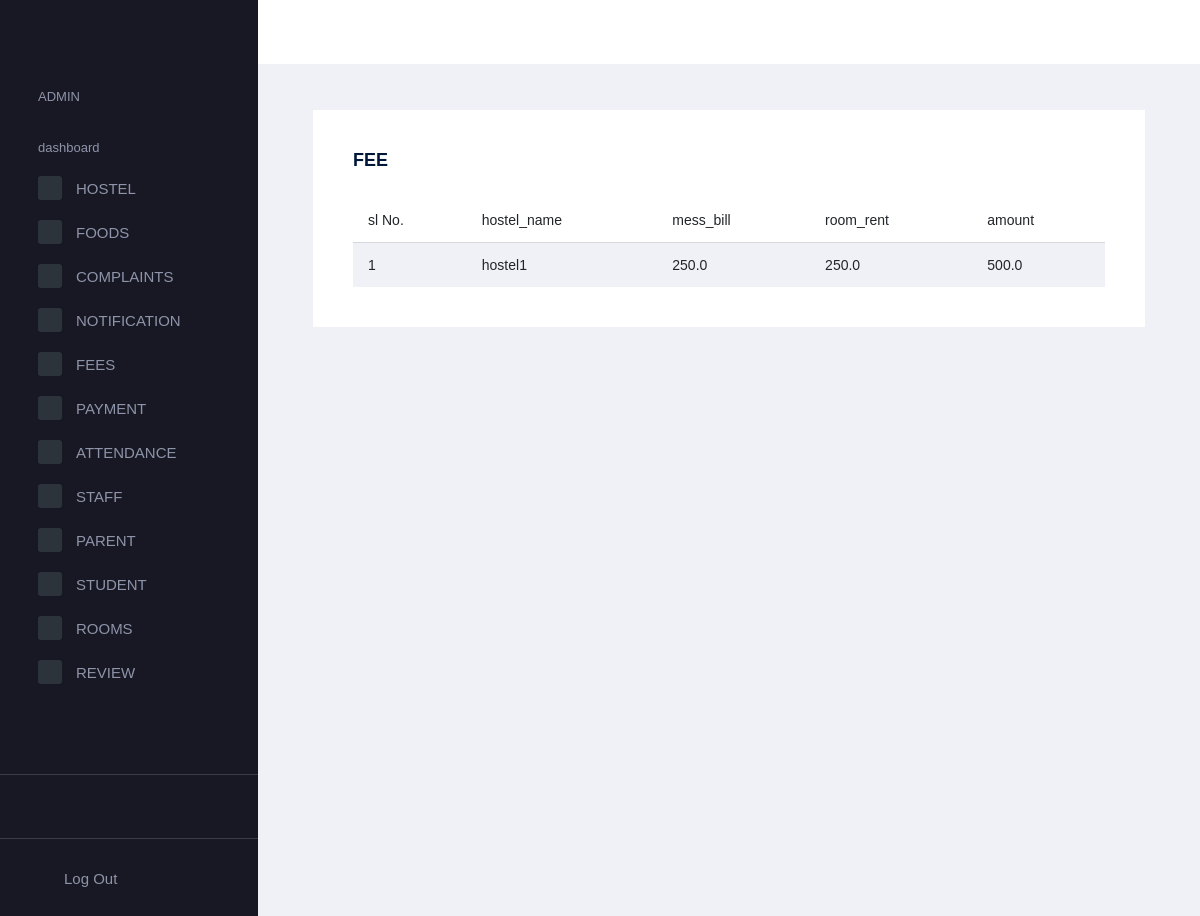
Screenshot of /view_fee (signed in) with the database file from the repository.
### mainapp/models.py (models this page shows, shortened)
class fee(models.Model):
    hostel_name=models.ForeignKey(hostel,on_delete=models.CASCADE)
    mess_bill=models.FloatField(default=0)
    room_rent=models.FloatField(default=0)
    amount=models.FloatField(default=0)

class hostel(models.Model):
    hostel_name=models.CharField(max_length=30)
    location=models.CharField(max_length=100)
    fee_details=models.CharField(max_length=100)
    room_details=models.CharField(max_length=100)
    contact_no=models.IntegerField()
    hostel_image=models.ImageField(upload_to='hostel')
    def __str__(self):
        return self.hostel_name

### mainapp/admin_views.py (the view)
# urls.py: path('view_fee', admin_views.view_fee, name='view_fee'),
@login_required(login_url='Login')
def view_fee(request):
    data = fee.objects.all()
    return render(request, 'view_fee.html', {'data': data})

### templates/view_fee.html
{% extends 'admin.html' %}
{% load crispy_forms_tags %}
{% block content %}
<div class="col-lg-12 grid-margin stretch-card">
              <div class="card">
                <div class="card-body">
                  <h4 class="card-title">FEE</h4>
                  <div class="table-responsive">
                    <table class="table table-striped">
                      <thead>
                        <tr>
                          <th>sl No.</th>
                          <th>hostel_name</th>
                          <th>mess_bill</th>
                          <th>room_rent</th>
                          <th>amount</th>
                        </tr>
                      </thead>
                      <tbody>
                      {% for i in data %}
                        <tr>
                          <td class="py-1">{{forloop.counter}}</td>
                          <td>{{i.hostel_name}}</td>
                          <td>{{i.mess_bill}}</td>
                          <td>{{i.room_rent}}</td>
                          <td>{{i.amount}}</td>
                        </tr>
                      {% endfor %}
                      </tbody>
                    </table>
                  </div>
                </div>
              </div>
            </div>
{% endblock %}

### rows the page displays
fee: hostel_name "hostel1", mess_bill "250.0", room_rent "250.0", amount "500.0"
